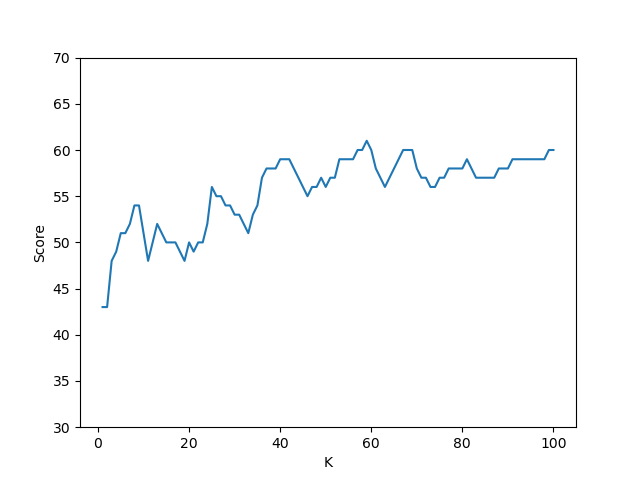

Here is the Python script that generated this plot:
import math
import numpy as np
from typing import List
from collections import Counter
import matplotlib.pyplot as plt

from util import import_weather_dataset, normalize


def euclidean_distance(a, b) -> float:
    """Calculate the distance between two points. Returns the square of the distance (for performance reasons)."""
    n = len(a)
    if n != len(b):
        raise Exception("Input a and b do not have the same dimensions.")

    distance_sq = 0

    for i in range(n):
        distance_sq += (a[i] - b[i]) ** 2

    return distance_sq


def knn_get_most_common(labels, distances, k):
    """
    Returns the most common label for the given distances.
    When a shared first place is encountered this function will recursively call
    itself with k-1 until we have exactly one most commmon label.
    """
    results = []

    # Add the labels of the K nearest neighbors to a list.
    for i in range(k):
        results.append(labels[distances[i][0]])

    # Count how often each label appears in our result.
    counter = Counter(results)
    most_common = counter.most_common()

    # If we have a shared first place then we try again with K - 1
    if len(most_common) > 1 and most_common[0][1] == most_common[1][1]:
        return knn_get_most_common(labels, distances, k - 1)

    return most_common[0][0]


def knn(data, labels, point, k):
    """
    Classify a given 'point' using a given dataset.

    Parameters:
        data: input dataset
        labels: labels for the input dataset
        point: point to classify
        k: the K in KNN, aka how many nearest neighbors to look at

    Returns:
        label which (probably) belongs to the given point.
    """
    day_distances = []

    # Calculate the distance to all other points in the dataset.
    for i, other in enumerate(data):
        distance_sq = euclidean_distance(point, other)
        day_distances.append((i, distance_sq))

    # Sort the list, shortest distance first.
    day_distances.sort(key=lambda x: x[1])

    return knn_get_most_common(labels, day_distances, k)


def knn_k_tester(data, labels, test, test_labels):
    """
    Test which K value is the best for a given labeled dataset using a validation dataset.
    Also creates a plot.png in the working directory for the score/k.

    Parameters:
        data: input dataset
        labels: labels for the input dataset
        test: test/validation dataset
        test_labels labels for the test/validation dataset

    Returns:
        best K value for the given dataset/validation combo.
    """
    lst_k = list(range(1, 101))
    lst_score = []

    best_score = 0
    best_k = 0

    # Test all K's in the list
    for k in lst_k:
        score = 0
        total = len(test_data)

        # Classify each item in the validation set, and check if the answer is correct.
        for test_idx, test_entry in enumerate(test_data):
            res = knn(data, labels, test_entry, k)

            # print("Res = {}".format(res))
            # print("Expected = {}".format(test_labels[test_idx]))

            if res == test_labels[test_idx]:
                score = score + 1

        # Update best K if we have a new highscore
        if best_score < score:
            best_score = score
            best_k = k

        print("K = {}".format(k))
        print("Correct: {}".format(score))
        print("Total: {}\n".format(total))

        lst_score.append(score)

    print("Best K is {} with a score of {}".format(best_k, best_score))

    # Plot a line for k/score
    plt.plot(lst_k, lst_score)
    plt.xlabel("K")
    plt.ylabel("Score")
    plt.ylim([30, 70])
    plt.savefig("knn.png")

    return best_k


if __name__ == "__main__":
    # Load input datasets
    data, labels = import_weather_dataset("KNN and Kmeans/dataset1.csv", 2000)
    test_data, test_labels = import_weather_dataset("KNN and Kmeans/validation1.csv", 2001)
    guess_data, _ = import_weather_dataset("KNN and Kmeans/days.csv", 2001)

    # Normalize all three input sets
    normalize(data)
    normalize(test_data)
    normalize(guess_data)

    # Get best K for a given data/validation combo.
    best_k = knn_k_tester(data, labels, test_data, test_labels)

    for i, guess in enumerate(guess_data):
        res = knn(data, labels, guess, best_k)
        print("Day {} - {}".format(i + 1, res))
